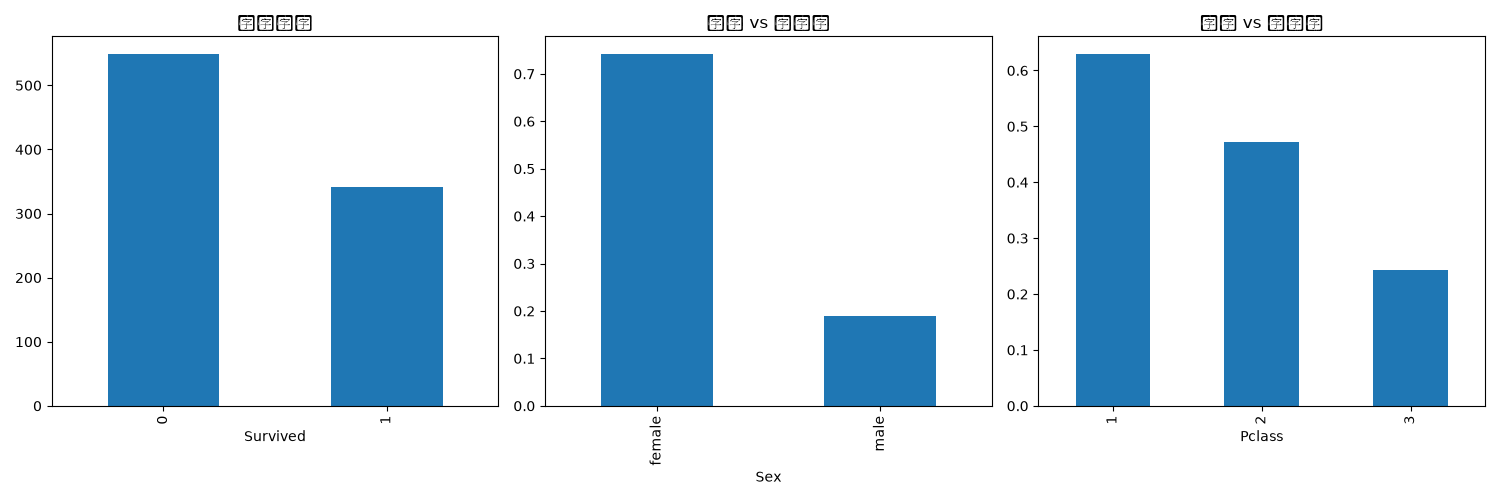

Write Python code to recreate this figure.
"""
泰坦尼克号乘客数据分析
数据来源：Kaggle Titanic Dataset
"""
import pandas as pd
import matplotlib.pyplot as plt

# 1. 加载数据
#url = "https://raw.githubusercontent.com/datasciencedojo/datasets/master/titanic.csv"
df = pd.read_csv("train.csv")

# 2. 数据概览
print("数据集形状:", df.shape)
print("\n前5行数据:")
print(df.head())
print("\n基本信息:")
print(df.info())

# 3. 数据清洗
print("\n缺失值统计:")
print(df.isnull().sum())
df['Age'].fillna(df['Age'].median(), inplace=True)
df['Embarked'].fillna(df['Embarked'].mode()[0], inplace=True)

# 4. 基本分析
print("\n存活率统计:")
print(df['Survived'].value_counts(normalize=True))

print("\n按性别分析存活率:")
print(df.groupby('Sex')['Survived'].mean())

print("\n按舱位分析存活率:")
print(df.groupby('Pclass')['Survived'].mean())

# 5. 可视化
fig, axes = plt.subplots(1, 3, figsize=(15, 5))

df['Survived'].value_counts().plot(kind='bar', ax=axes[0], title='存活分布')
df.groupby('Sex')['Survived'].mean().plot(kind='bar', ax=axes[1], title='性别 vs 存活率')
df.groupby('Pclass')['Survived'].mean().plot(kind='bar', ax=axes[2], title='舱位 vs 存活率')

plt.tight_layout()
plt.savefig('titanic_analysis.png')
print("\n图表已保存为 titanic_analysis.png")
